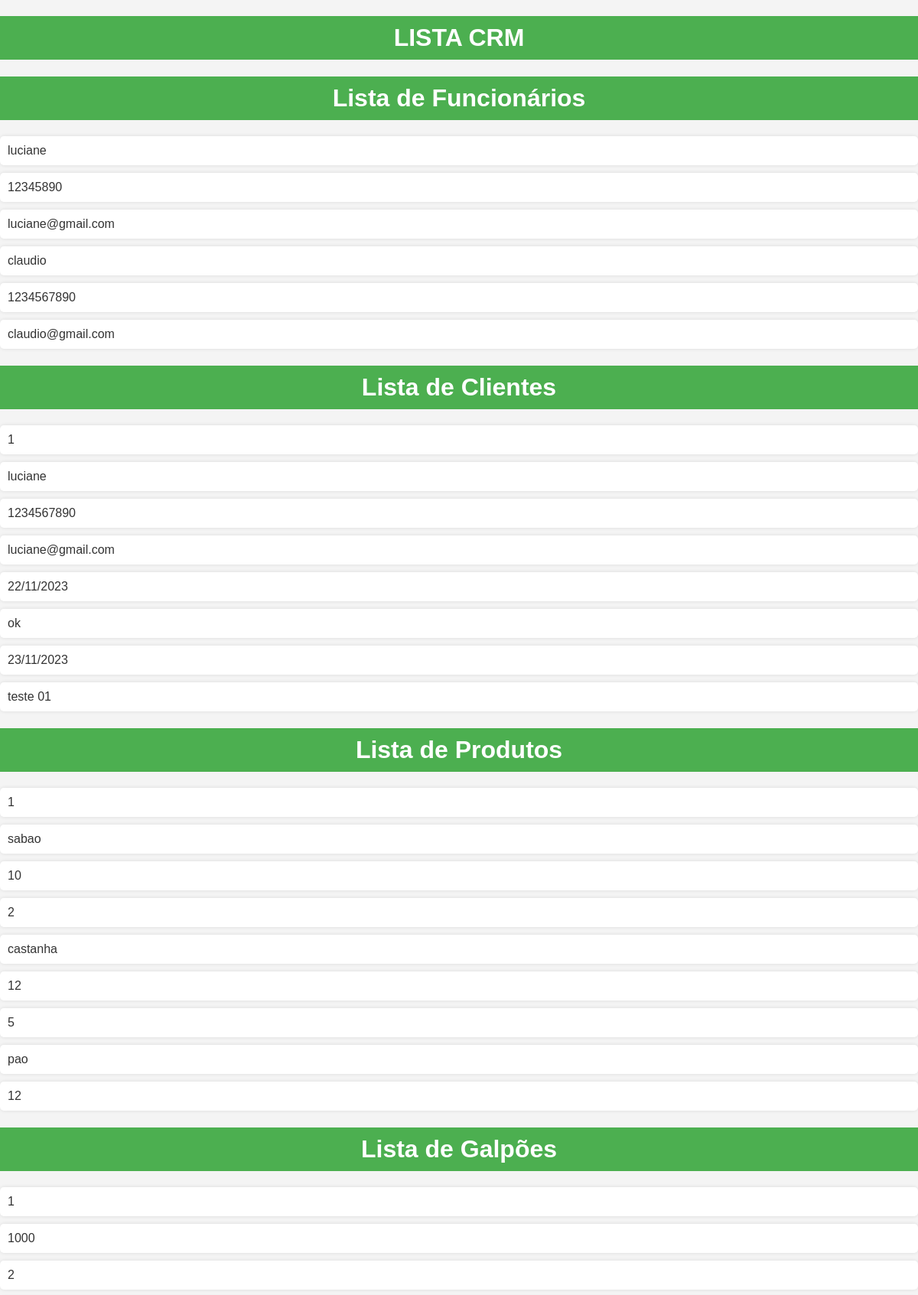
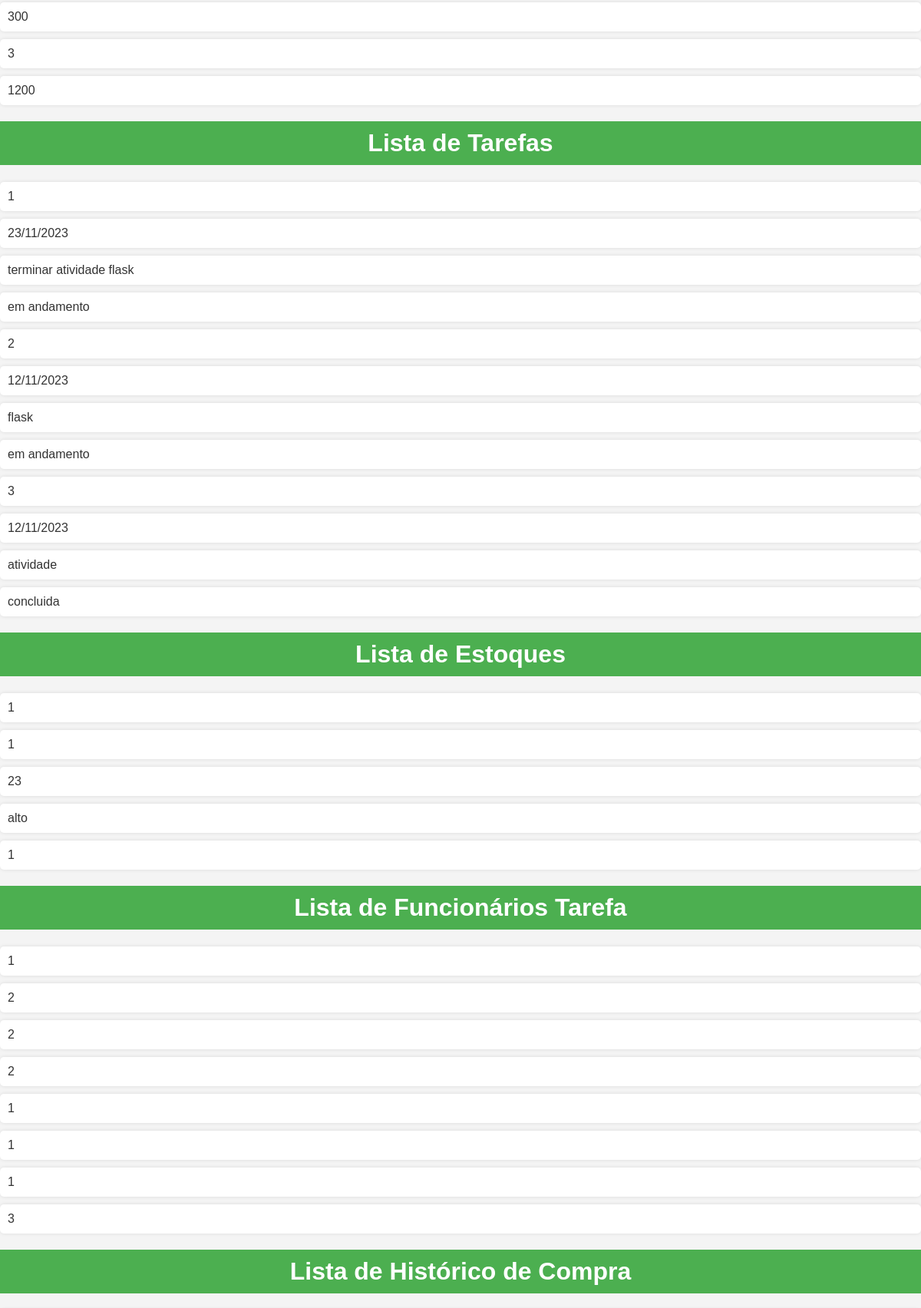
The page / (upper part) on the database its author committed (2 pictures, top to bottom).
### app/models.py (models this page shows, shortened)
class Funcionario(db.Model):
    __tablename__ = 'funcionario'
    id_funcionario = db.Column(db.Integer, primary_key=True, autoincrement=True)
    nome_funcionario = db.Column(db.String(30))
    cpf_funcionario = db.Column(db.String(15), unique=True)
    email_funcionario = db.Column(db.String(30), unique=True)

class Cliente(db.Model):
    __tablename__ = 'cliente'
    id_cliente = db.Column(db.Integer, primary_key=True, autoincrement=True)
    nome_cliente = db.Column(db.String(30))
    cpf_cliente = db.Column(db.String(30))
    email_cliente = db.Column(db.String(30))
    data_ultima_iteracao = db.Column(db.String(30))
    status_follow_up = db.Column(db.String(30))
    data_proximo_followup = db.Column(db.String(30))
    descricao_ultima_iteracao = db.Column(db.String(30))

class Produto(db.Model):
    __tablename__ = 'produto'
    id_produto = db.Column(db.Integer, primary_key=True, autoincrement=True)
    nome_produto = db.Column(db.String(30))
    preco_produto = db.Column(db.Integer)

class Galpao(db.Model):
    __tablename__ = 'galpao'
    id_galpao = db.Column(db.Integer, primary_key=True, autoincrement=True)
    local_estoque = db.Column(db.Integer)

class Tarefa(db.Model):
    __tablename__ = 'tarefa'
    id_tarefa = db.Column(db.Integer, primary_key=True, autoincrement=True)
    data_tarefa = db.Column(db.String(30))
    nome_tarefa = db.Column(db.String(30))
    status_tarefa = db.Column(db.String(30))

class Estoque(db.Model):
    __tablename__ = 'estoque'
    id_estoque = db.Column(db.Integer, primary_key=True, autoincrement=True)
    id_produto = db.Column(db.Integer, ForeignKey('produto.id_produto'))
    qtd_produto = db.Column(db.Integer)
    status_estoque = db.Column(db.String(30))
    id_galpao = db.Column(db.Integer, ForeignKey('galpao.id_galpao'))

class Funcionario_tarefa(db.Model):
    __tablename__ = 'funcionario_tarefa'
    id_tarefa = db.Column(db.Integer, ForeignKey('tarefa.id_tarefa'),primary_key=True)
    id_funcionario = db.Column(db.Integer, ForeignKey('funcionario.id_funcionario'),primary_key=True)

### app/routes.py (the view)
@app.route('/')
def index():
    registro_interacao = Registro_interacao.query.all()
    historico_compra = Historico_compra.query.all()
    funcionario_tarefa = Funcionario_tarefa.query.all()
    estoque = Estoque.query.all()
    tarefa = Tarefa.query.all()
    galpao = Galpao.query.all()
    produto = Produto.query.all()
    cliente = Cliente.query.all()
    funcionario = Funcionario.query.all()
    return render_template('index.html', funcionario=funcionario, cliente=cliente,produto=produto, galpao=galpao, tarefa=tarefa, estoque=estoque, funcionario_tarefa=funcionario_tarefa, historico_compra=historico_compra, registro_interacao=registro_interacao)

### app/templates/index.html (shortened to what this page needs)
<!DOCTYPE html>
<html lang="en">
<head>
</head>
<body>
    <h1>LISTA CRM</h1>
    <h1>Lista de Funcionários</h1>
    <ul>
        {% for i in funcionario %}
            <li>{{ i.nome_funcionario }}</li>
            <li>{{ i.cpf_funcionario }}</li>
            <li>{{ i.email_funcionario }}</li>
        {% endfor %}
    </ul>
    <h1>Lista de Clientes</h1>
    <ul>
        {% for cliente in cliente %}
            <li>{{ cliente.id_cliente }}</li>
            <li>{{ cliente.nome_cliente }}</li>
            <li>{{ cliente.cpf_cliente }}</li>
            <li>{{ cliente.email_cliente }}</li>
            <li>{{ cliente.data_ultima_iteracao }}</li>
            <li>{{ cliente.status_follow_up }}</li>
            <li>{{ cliente.data_proximo_followup }}</li>
            <li>{{ cliente.descricao_ultima_iteracao }}</li>
        {% endfor %}
    </ul>
    <h1>Lista de Produtos</h1>
    <ul>
        {% for produto in produto %}
            <li>{{ produto.id_produto }}</li>
            <li>{{ produto.nome_produto }}</li>
            <li>{{ produto.preco_produto }}</li>
        {% endfor %}
    </ul>
    <h1>Lista de Galpões</h1>
    <ul>
        {% for galpao in galpao %}
            <li>{{ galpao.id_galpao }}</li>
            <li>{{ galpao.local_estoque }}</li>
        {% endfor %}
    </ul>
    <h1>Lista de Tarefas</h1>
    <ul>
        {% for uma_tarefa in tarefa %}
            <li>{{ uma_tarefa.id_tarefa }}</li>
            <li>{{ uma_tarefa.data_tarefa }}</li>
            <li>{{ uma_tarefa.nome_tarefa }}</li>
            <li>{{ uma_tarefa.status_tarefa }}</li>
        {% endfor %}
    </ul>
    <h1>Lista de Estoques</h1>
    <ul>
        {% for estoque in estoque %}
            <li>{{ estoque.id_estoque }}</li>
            <li>{{ estoque.id_produto }}</li>
            <li>{{ estoque.qtd_produto }}</li>
            <li>{{ estoque.status_estoque }}</li>
            <li>{{ estoque.id_galpao }}</li>
        {% endfor %}
    </ul>
    <h1>Lista de Funcionários Tarefa</h1>
    <ul>
        {% for funcTarefa in funcionario_tarefa %}
            <li>{{ funcTarefa.id_tarefa }}</li>
            <li>{{ funcTarefa.id_funcionario }}</li>
        {% endfor %}
    </ul>
    <h1>Lista de Histórico de Compra</h1>
</body>
</html>

### app/templates/index.html (style rules this page uses)
body { font-family: Arial, sans-serif; background-color: #f4f4f4; margin: 0; padding: 0; color: #333; }
h1 { text-align: center; background-color: #4caf50; color: white; padding: 10px; }
ul { list-style-type: none; padding: 0; }
li { margin-bottom: 10px; background-color: #fff; padding: 10px; border-radius: 5px; box-shadow: 0 0 5px rgba(0, 0, 0, 0.1); }

### rows shown on the page
Funcionario: nome_funcionario "luciane", cpf_funcionario "12345890", email_funcionario "luciane@gmail.com"
Funcionario: nome_funcionario "claudio", cpf_funcionario "1234567890", email_funcionario "claudio@gmail.com"
Cliente: id_cliente "1", nome_cliente "luciane", cpf_cliente "1234567890", email_cliente "luciane@gmail.com", data_ultima_iteracao "22/11/2023", status_follow_up "ok", data_proximo_followup "23/11/2023", descricao_ultima_iteracao "teste 01"
Produto: id_produto "1", nome_produto "sabao", preco_produto "10"
Produto: id_produto "2", nome_produto "castanha", preco_produto "12"
Produto: id_produto "5", nome_produto "pao", preco_produto "12"
Galpao: id_galpao "1", local_estoque "1000"
Galpao: id_galpao "2", local_estoque "300"
Galpao: id_galpao "3", local_estoque "1200"
Tarefa: id_tarefa "1", data_tarefa "23/11/2023", nome_tarefa "terminar atividade flask", status_tarefa "em andamento"
Tarefa: id_tarefa "2", data_tarefa "12/11/2023", nome_tarefa "flask", status_tarefa "em andamento"
Tarefa: id_tarefa "3", data_tarefa "12/11/2023", nome_tarefa "atividade", status_tarefa "concluida"
Estoque: id_estoque "1", id_produto "1", qtd_produto "23", status_estoque "alto", id_galpao "1"
Funcionario_tarefa: id_tarefa "1", id_funcionario "2"
Funcionario_tarefa: id_tarefa "2", id_funcionario "2"
Funcionario_tarefa: id_tarefa "1", id_funcionario "1"
Funcionario_tarefa: id_tarefa "1", id_funcionario "3"
